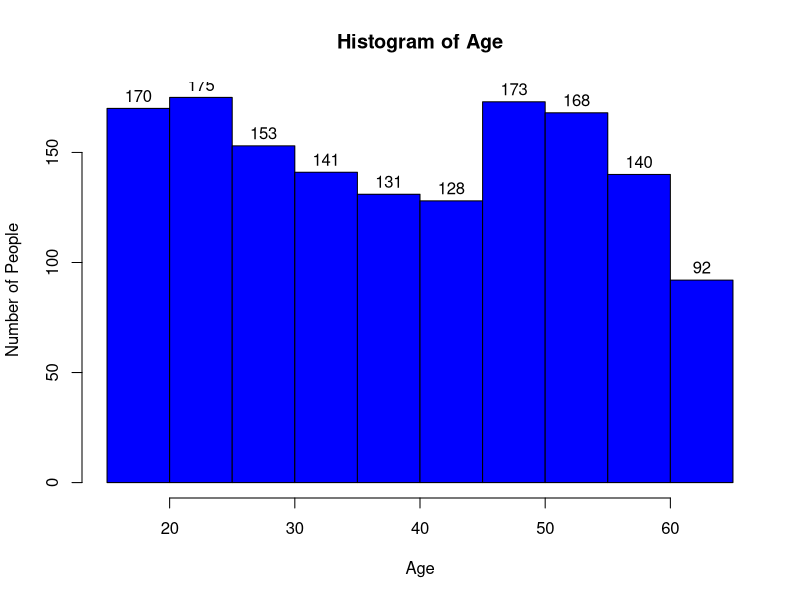
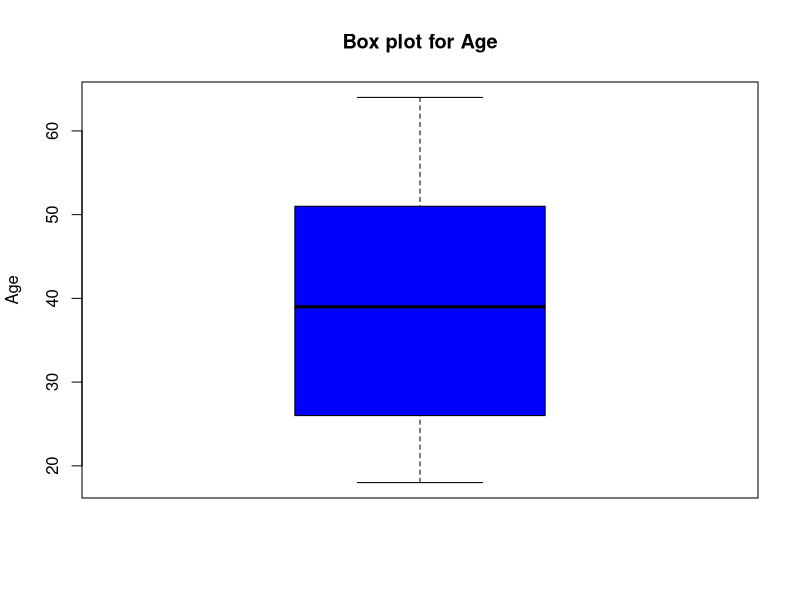

Source code (R) for these figures, in order: (Note: this script raises an error after producing the figures.)
# importing libraries
library(ggplot2)


# imporing the cvs file

setwd("/Users/namilap/Documents/Msc/DataAnalysis/CourseWork")
insuranceData = read.csv("insuranceData.csv", header = TRUE)
head(insuranceData)

# Overall summery of the dataset
summary(insuranceData)

# Analyzing age 

# summery of the variable
summary(insuranceData$age)

# Histogram for age
hist(insuranceData$age, main = "Histogram of Age", xlab = "Age", ylab = "Number of People",labels = TRUE, col = "blue")
# Standard Deiviation 
age_sd=sd(insuranceData$age)
age_sd
#ggplot(insuranceData, aes(x=age)) + 
 # geom_histogram(color= "black", fill= "blue", binwidth = 5)+
  #ggtitle("Histogram of Age") 

# Histograms for age according each gender

genders = levels(insuranceData$gender)
par(mfcol=c(1,2))
for(current_gender in genders){
  hist(insuranceData[insuranceData$gender == current_gender,]$age, main = paste("Histogram of Age - ", current_gender), xlab = "Age", ylab = "Number of People",labels = TRUE, col = sample(colors(),1))
}
par(mfcol=c(1,1))

# Standard deviation of age for each gender
male_sd = sd(insuranceData[insuranceData$gender == "male",]$age)
male_sd

female_sd = sd(insuranceData[insuranceData$gender == "female",]$age)
female_sd



# box plot and outliers
outliers = boxplot(insuranceData$age, main = "Box plot for Age", col = "blue", ylab = "Age")$out
cat ("Outliers", "\n", outliers)


# Analyzing gender 

# summery of the variable
gender_summery = summary(insuranceData$gender)
gender_summery

# Pie chat of the gender distribution
gender_percentages = round(100*gender_summery/sum(gender_summery), 1)
pie(gender_summery, main= "Gender distribution", col = rainbow(length(gender_summery)), labels = gender_percentages)
legend("topright", names(gender_summery), cex = 0.8, fill = rainbow(length(gender_summery)))

# Analyzing BMI

# Summery of the BMI
summary(insuranceData$bmi)

# Histogram for BMI
hist(insuranceData$bmi, main = "Histogram of BMI", xlab = "BMI", ylab = "Number of People", col = "blue")

# Standard Deiviation 
bmi_sd=sd(insuranceData$bmi)
bmi_sd

# box plot and outliers
outliers = boxplot(insuranceData$bmi, main = "Box plot for BMI", col = "blue", ylab = "BMI")$out
cat ("Outliers", "\n", outliers)

# Density curve
hist(insuranceData$bmi, prob=TRUE,main = "Density Histogram", xlab = "BMI", col="blue")
lines(density(insuranceData$bmi), col="red", lwd=2)

# Probability of being underweight
probability_under_weight = pnorm(18.5, 30.92, 6.212359)
probability_under_weight

# Probability of being healthy weight
probability_healthy_weight = pnorm(24.9, 30.92, 6.212359) - pnorm(18.5, 30.92, 6.212359)
probability_healthy_weight

# Probability of being over wight
probability_over_weight = pnorm(29.9, 30.92, 6.212359) - pnorm(25, 30.92, 6.212359)
probability_over_weight

# Probability of being obese wight
probability_obese_weight = 1- pnorm(30, 30.92, 6.212359)
probability_obese_weight


# Pie chat for BMI category distribution
category_vector =  c("under", "healthy", "over", "obese")
percentage_vector = c(probability_under_weight * 100, probability_healthy_weight * 100, probability_over_weight * 100, probability_obese_weight * 100)
bmi_percentage_data = data.frame(category = category_vector, percentage=percentage_vector)
pie(x = bmi_percentage_data$percentage, main= "BMI Category Distribution", labels = round(bmi_percentage_data$percentage,1), col = rainbow(length(bmi_percentage_data$category)))
legend("topright", category_vector, cex = 0.9, fill = rainbow(length(bmi_percentage_data$category)))


# Gender wise Density curve and BMI category distribution
genders = levels(insuranceData$gender)
par(mfcol=c(1,2))
for(current_gender in genders){
  gender_data = insuranceData[insuranceData$gender == current_gender,]
  
  hist(gender_data$bmi, prob=TRUE,main = paste("Density Histogram for", current_gender), xlab = "BMI", col="blue")
  lines(density(gender_data$bmi), col="red", lwd=2)
  
  mean_bmi = mean(gender_data$bmi)
  standard_deviation = sd(gender_data$bmi)
  
  # Probability of being underweight
  probability_under_weight = pnorm(18.5, mean = mean_bmi, sd = standard_deviation)
  probability_under_weight
  
  # Probability of being healthy weight
  probability_healthy_weight = pnorm(24.9, mean = mean_bmi, sd = standard_deviation) - pnorm(18.5,  mean = mean_bmi, sd = standard_deviation)
  probability_healthy_weight
  
  # Probability of being over wight
  probability_over_weight = pnorm(29.9, mean = mean_bmi, sd = standard_deviation) - pnorm(25,  mean = mean_bmi, sd = standard_deviation)
  probability_over_weight
  
  # Probability of being obese wight
  probability_obese_weight = 1- pnorm(30, mean = mean_bmi, sd = standard_deviation)
  probability_obese_weight
  
  
  # Pie chat for weight category distribution
  category_vector =  c("under", "healthy", "over", "obese")
  percentage_vector = c(probability_under_weight * 100, probability_healthy_weight * 100, probability_over_weight * 100, probability_obese_weight * 100)
  bmi_percentage_data = data.frame(category = category_vector, percentage=percentage_vector)
  pie(x = bmi_percentage_data$percentage, main = paste("BMI Category Distribution for", current_gender), labels = round(bmi_percentage_data$percentage,1), col = rainbow(length(bmi_percentage_data$category)))
  legend("bottomright", category_vector, cex = 0.5, fill = rainbow(length(bmi_percentage_data$category)))
  
}

par(mfcol=c(1,1))


# Analyzing number of kids

# Summery of the num_kids
summary(insuranceData$num_kids)

# Histogram for num_kids
hist(insuranceData$num_kids, main = "Histogram of number of kids", xlab = "num_kids", ylab = "Number of People", col = "blue")

# Standard Deiviation 
num_kids_sd=sd(insuranceData$num_kids)
num_kids_sd

# box plot and outliers
outliers = boxplot(insuranceData$num_kids, main = "Box plot for number of kids", col = "blue", ylab = "num_kids")$out
cat ("Outliers", "\n", outliers)



# Analyzing Smoking Status

# summery of the variable
smoking_status_summery = summary(insuranceData$smoking_status)
smoking_status_summery

# Pie chat of the smoking status distribution
smoking_status_percentages = round(100*smoking_status_summery/sum(smoking_status_summery), 1)
pie(smoking_status_summery, main = "Smoking status distribution", col = rainbow(length(smoking_status_summery)), labels = smoking_status_percentages)
legend("topright", names(smoking_status_summery), cex = 0.8, fill = rainbow(length(smoking_status_summery)))


# Analyzing District

# summery of the variable
district_summery = summary(insuranceData$district)
district_summery

# Pie chat of the district distribution
district_percentages = round(100*district_summery/sum(district_summery), 1)
pie(district_summery, main = "District distribution", col = rainbow(length(district_summery)), labels = district_percentages)
legend("topright", names(district_summery), cex = 0.8, fill = rainbow(length(district_summery)))


# Analysing premium

# Summery of the Premium
premium_summary = summary(insuranceData$premium)
premium_summary

# Histogram for premium
hist(insuranceData$premium, main = "Histogram of Premium", xlab = "Premium", ylab = "Number of People", col = "blue")

# Standard Deiviation 
histogram_sd=sd(insuranceData$premium)
histogram_sd

# box plot and outliers
outliers = boxplot(insuranceData$premium, main = "Box plot for Premium", col = "blue", ylab = "Premium")$out
cat ("Outliers", "\n", outliers)




# Looking at pattern between variables.


# looking at the relationship between age and premuim
ggplot(insuranceData, aes(x = age, y = premium, color = gender)) + geom_point()

# Calculating pearson correlation_coefficient 
pearson_correlation_coefficient = cor(insuranceData$age, insuranceData$premium, method = c("pearson"))
pearson_correlation_coefficient

# looking at the relationship between gender and premuim


coded_gender = factor(insuranceData$gender, levels = levels(insuranceData$gender), labels = c(0,1))
head(coded_gender)
class(coded_gender)
spearman_correlation_coefficient = cor(insuranceData$gender, insuranceData$premium, method = c("spearman"))
spearman_correlation_coefficient



premium_summary_male=summary(insuranceData[insuranceData$gender == "male",]$premium)
premium_summary_male

premium_summary_female=summary(insuranceData[insuranceData$gender == "female",]$premium)
premium_summary_female

# Looking at the relationship between BMI and Premium
ggplot(insuranceData, aes(x = bmi, y = premium, color = gender)) + geom_point()

# Calculating pearson correlation_coefficient betwen bmi and premium
pearson_correlation_coefficient = cor(insuranceData$bmi, insuranceData$premium, method = c("pearson"))
pearson_correlation_coefficient

# Relationship between number of kids and premium
mean_premium_wth_num_kids = aggregate(insuranceData$premium, list(num_kids = insuranceData$num_kids), mean)
ggplot(mean_premium_wth_num_kids, aes(x = num_kids, y = x)) + 
  geom_point(col = "blue") +
  xlab("Number of Kids") +
  ylab("Average Premium") +
  ggtitle("Average premium against number of kids")

correlation_num_kids_and_avg_premuim = cor(mean_premium_wth_num_kids$num_kids, mean_premium_wth_num_kids$x, method = c("pearson"))
correlation_num_kids_and_avg_premuim

# Relationship between smoking status and premuim
mean_premium_for_smoking_status = aggregate(insuranceData$premium, list(smoking_status = insuranceData$smoking_status), mean)

ggplot(data = mean_premium_for_smoking_status, aes(x = smoking_status, y = x)) +
geom_bar(stat = "identity", fill = "blue") +
geom_text(aes(label = round(x,2)), vjust = -0.3, size = 3.5) +
xlab("Smoking Status") +
ylab("Average Premium") +
ggtitle("Average premium against smoking status")

# Relationship between district and premium
mean_premium_for_each_district = aggregate(insuranceData$premium, list(district = insuranceData$district), mean)
mean_premium_for_each_district

ggplot(data = mean_premium_for_each_district, aes(x = district, y = x) ) +
geom_bar(stat = "identity", fill = "blue") +
geom_text(aes(label = round(x,2)), vjust = -0.3, size = 3.5) +
xlab("District") +
ylab("Average Premium") +
ggtitle("Average premium for each district")


# Finding the suitable model

insuranceData$district
as.factor(insuranceData$district)
 a= factor(insuranceData$district)
# Spliting the data to train and test sets

 insuranceData$coded_gender =  factor(insuranceData$gender,levels = levels(insuranceData$gender),labels = 1:length(levels(insuranceData$gender)))
 row_count = nrow(insuranceData)

train_ids = sample(1:row_count, row_count * 0.7, replace = FALSE)
test_ids = setdiff(1:row_count, train_ids)

train_data = insuranceData[train_ids,]
test_data = insuranceData[test_ids,]

  
min_model = lm(premium ~ 1, data = train_data)
summary(min_model)

forward_model = step(min_model, direction = "forward", scope = (~age + gender + bmi + num_kids + smoking_status + district))
summary(forward_model)


modified_forward_model = lm(premium ~ ., data = train_data)
summary(modified_forward_model)
?step()
contrasts(train_data$district)



